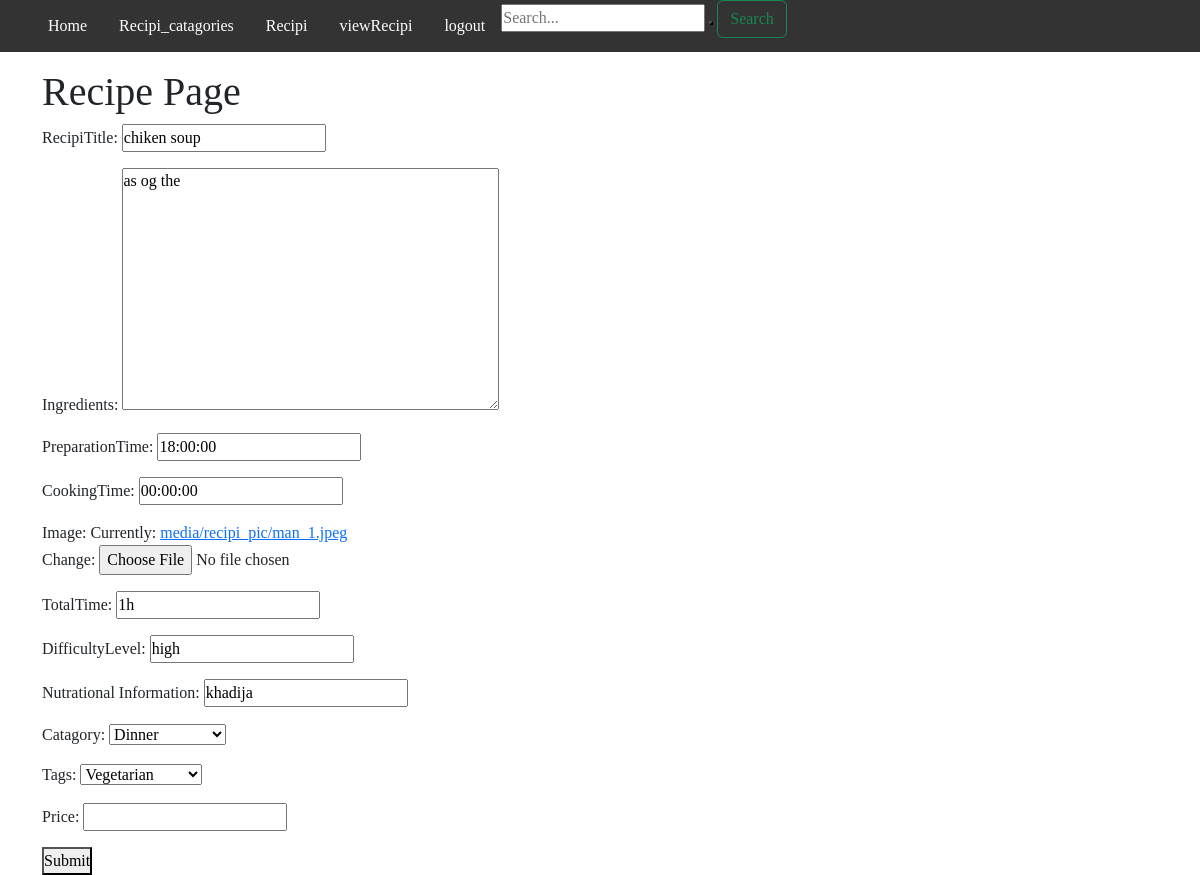
/editRecipi/4, run on the app's committed database.
### myApp/models.py (models this page shows)
class RecipiModel(models.Model):
    Tags = [
        ('vegetarian','Vegetarian'),
        ('non-vegetarian','Non-vegetarian'),
    ]
    RecipiTitle=models.CharField(max_length=100,null=True)
    Ingredients=models.TextField(max_length=100,null=True)
    PreparationTime=models.TimeField(null=True)
    CookingTime=models.TimeField(max_length=100,null=True)
    Image=models.ImageField(upload_to="media/recipi_pic",null=True)
    TotalTime=models.CharField(max_length=100,null=True)
    DifficultyLevel=models.CharField(max_length=100,null=True)
    Nutrational_Information=models.CharField(max_length=100,null=True)
    catagory=models.ForeignKey(Recipi_catagoriesModel, on_delete=models.CASCADE,null=True)
    tags=models.CharField(choices=Tags,null=True,max_length=120)
    price=models.IntegerField(null=True)

### myApp/views.py (the view)
# urls.py: path('editRecipi/<str:id>', editRecipi,name="editRecipi"),
def editRecipi(request, id):
    obj=RecipiModel.objects.get(id=id)
    if request.method == 'POST':
        form = RecipiForm(request.POST, instance=obj)
        if form.is_valid():
            form.save()
            return redirect("viewRecipi")
    else:
        form = RecipiForm(instance=obj)
    return render(request, 'EditRecipi.html', {'form': form})

### myApp/forms.py
class RecipiForm(forms.ModelForm):
    class Meta:
        model=RecipiModel
        fields=('__all__')

### myApp/models.py (called while the page is built)
     def __str__(self) -> str:
        return self.Catagoriy

### template/editRecipi.html (shortened to what this page needs)
{% extends 'homePage.html'  %}
{% block content %}
<!DOCTYPE html>
<html>
<head>
    <link href="https://cdn.jsdelivr.net/npm/bootstrap@5.3.2/dist/css/bootstrap.min.css" rel="stylesheet">
</head>
<body>
<div class="container">
    <h1>Recipe Page</h1>
    <form action="" method="POST" enctype="multipart/form-data">
        {{form.as_p}}
        <button type="submit">Submit</button>
    </form>
</div>
</body>
</html>
{% endblock %}

### template/homePage.html (style rules this page uses)
* { margin:0; padding:0; box-sizing:border-box; font-family:'Playfair Display', serif; }
body { background:url(https://images.unsplash.com/photo-1495195129352-aeb325a55b65?ixid=MnwxMjA3fDB8MHxwaG90by1wYWdlfHx8fGVufDB8fHx8&ixlib=rb-1.2.1&auto=format&fit=crop&w=1776&q=80); background-size:cover; background-position:right; background-attachment:fixed; }

### template/editRecipi.html (style rules this page uses)
* { margin:0; padding:0; box-sizing:border-box; font-family:'Playfair Display', serif; }
body { background:url(https://images.unsplash.com/photo-1495195129352-aeb325a55b65?ixid=MnwxMjA3fDB8MHxwaG90by1wYWdlfHx8fGVufDB8fHx8&ixlib=rb-1.2.1&auto=format&fit=crop&w=1776&q=80); background-size:cover; background-position:right; background-attachment:fixed; }

### data on the page
RecipiModel: RecipiTitle "chiken soup", Ingredients "as og the", PreparationTime "18:00:00", CookingTime "00:00:00", TotalTime "1h", DifficultyLevel "high", Nutrational_Information "khadija", catagory "Dinner", tags "Vegetarian"
